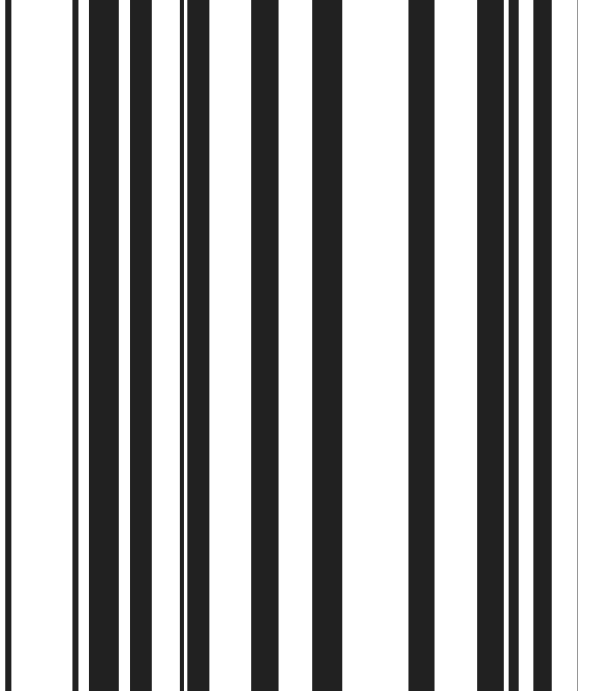
Frame 1 (no input)
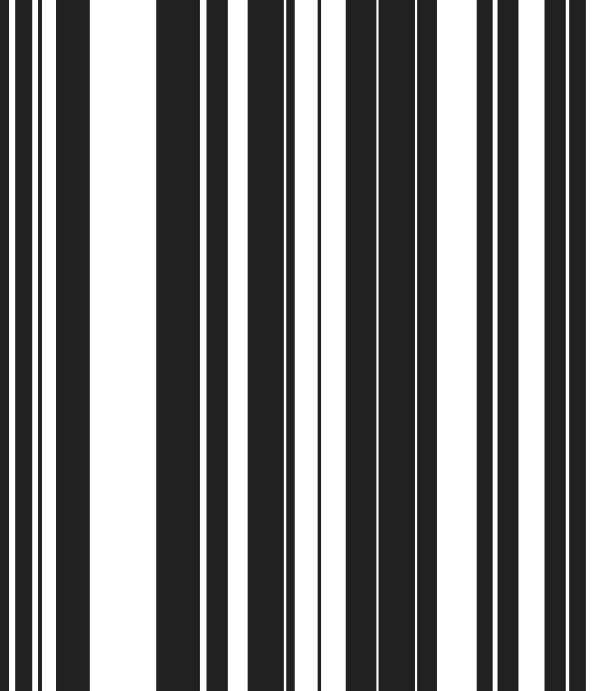
Frame 2 (the mouse pressed at the canvas centre, redrawn once)

The p5.js sketch that drew these frames (run headless with seeded random() and noise() and a simulated clock; the mouse was pressed at the canvas centre and the sketch redrawn once):

// p5.js sketch
// ── sketch.js
//https://github.com/Volorf/Processing-Posters

let itter = 20;
let step;
let offset;
let strokeOffsetMin = 1;
let strokeOffsetMax = 40;

function setup() {
  pixelDensity(2);
  createCanvas(595, 691);
  step = width / (itter - 1);
  offset = step / 2;
  noLoop();
}

function draw() {
  background(33);
  for (let x = 0; x < itter; x++) {
    stroke("f5");
    strokeWeight(random(strokeOffsetMin, strokeOffsetMax));
    let offsetX = random(-offset, offset);
    let lX = x * step + offsetX;
    line(lX, 0, lX, height);
  }
}
